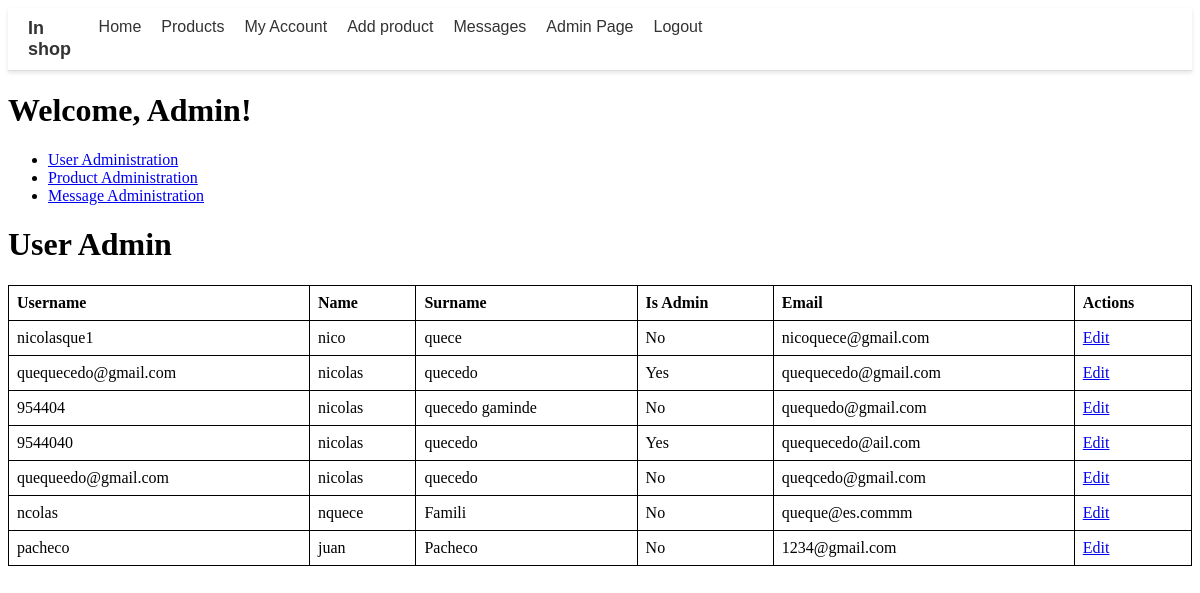
Before: /php/admin/user_admin.php (signed in) with the older database file.
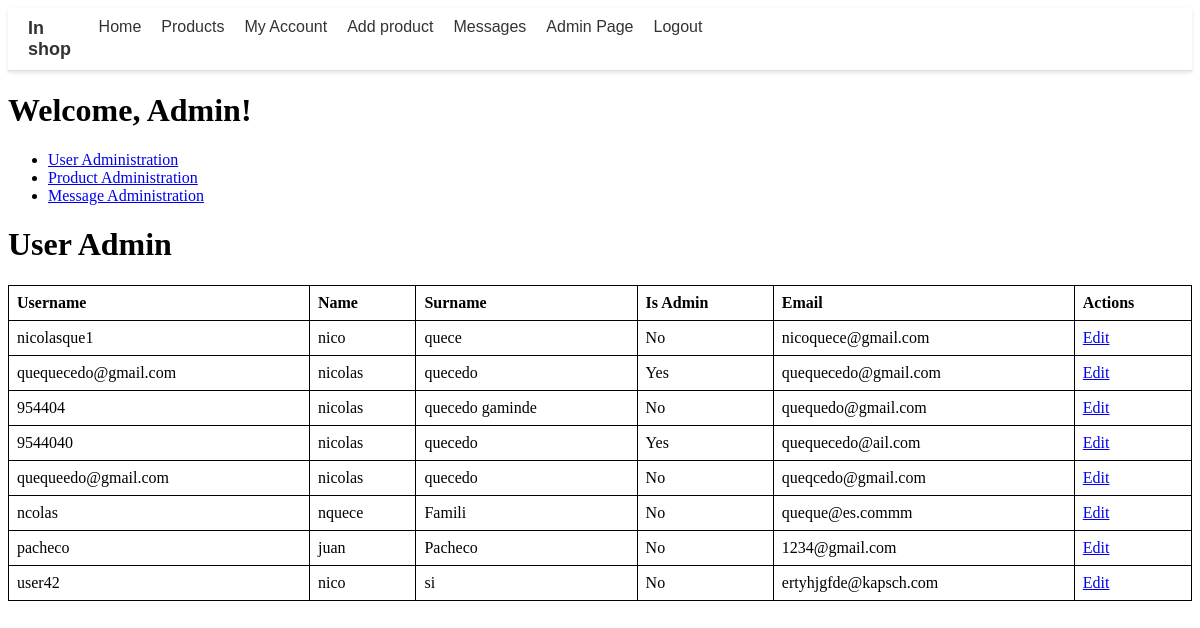
After: the same page with the newer database file.
### tables this page shows
CREATE TABLE `user` (
  `user_id` int(9) NOT NULL,
  `username` varchar(30) NOT NULL,
  `name` varchar(30) NOT NULL,
  `surname` varchar(30) NOT NULL,
  `email` varchar(50) NOT NULL,
  `password` varchar(30) NOT NULL,
  `admin` tinyint(1) NOT NULL DEFAULT 0
);

### php/create_conexion.php (called while the page is built, shortened)
<?php
function ft_create_conexion() {
    $host  = "localhost";
    $user = "root";
    $pass = "";
    $baseDatos = "web_compraventa";
    $connexion = new mysqli($host, $user, $pass, $baseDatos);
    return $connexion;
}
?>

### php/admin/user_admin.php (the view, shortened to what this page needs)
<link rel="stylesheet" href="../../css/navbar.css">
<?php
include 'admin_header.php';
function ft_fetch_users($connexion)
{
    $sql = "SELECT * FROM user";
    $result = $connexion->query($sql);
    $users = [];
    if ($result->num_rows > 0)
    {
        while ($row = $result->fetch_assoc())
        {
            $users[] = $row;
        }
    }
    return $users;
}
$users = ft_fetch_users(ft_create_conexion());
?>
<!DOCTYPE html>
<html>
<head>
</head>
<body>
    <h1>User Admin</h1>
    <table>
        <tr>
            <th>Username</th>
            <th>Name</th>
            <th>Surname</th>
            <th>Is Admin</th>
            <th>Email</th>
            <th>Actions</th>
        </tr>
        <?php foreach ($users as $user): ?>
            <tr>
                <td><?php echo $user['username']; ?></td>
                <td><?php echo $user['name']; ?></td>
                <td><?php echo $user['surname']; ?></td>
                <td><?php echo $user['admin'] ? 'Yes' : 'No'; ?></td>
                <td><?php echo $user['email']; ?></td>
                <td><a href="edit_user.php?user_id=<?php echo $user['user_id']; ?>">Edit</a></td>
            </tr>
        <?php endforeach; ?>
    </table>
</body>
</html>

Changed rows visible on the page:
added user: username "user42", name "nico", surname "si", admin "No", email "ertyhjgfde@kapsch.com"
